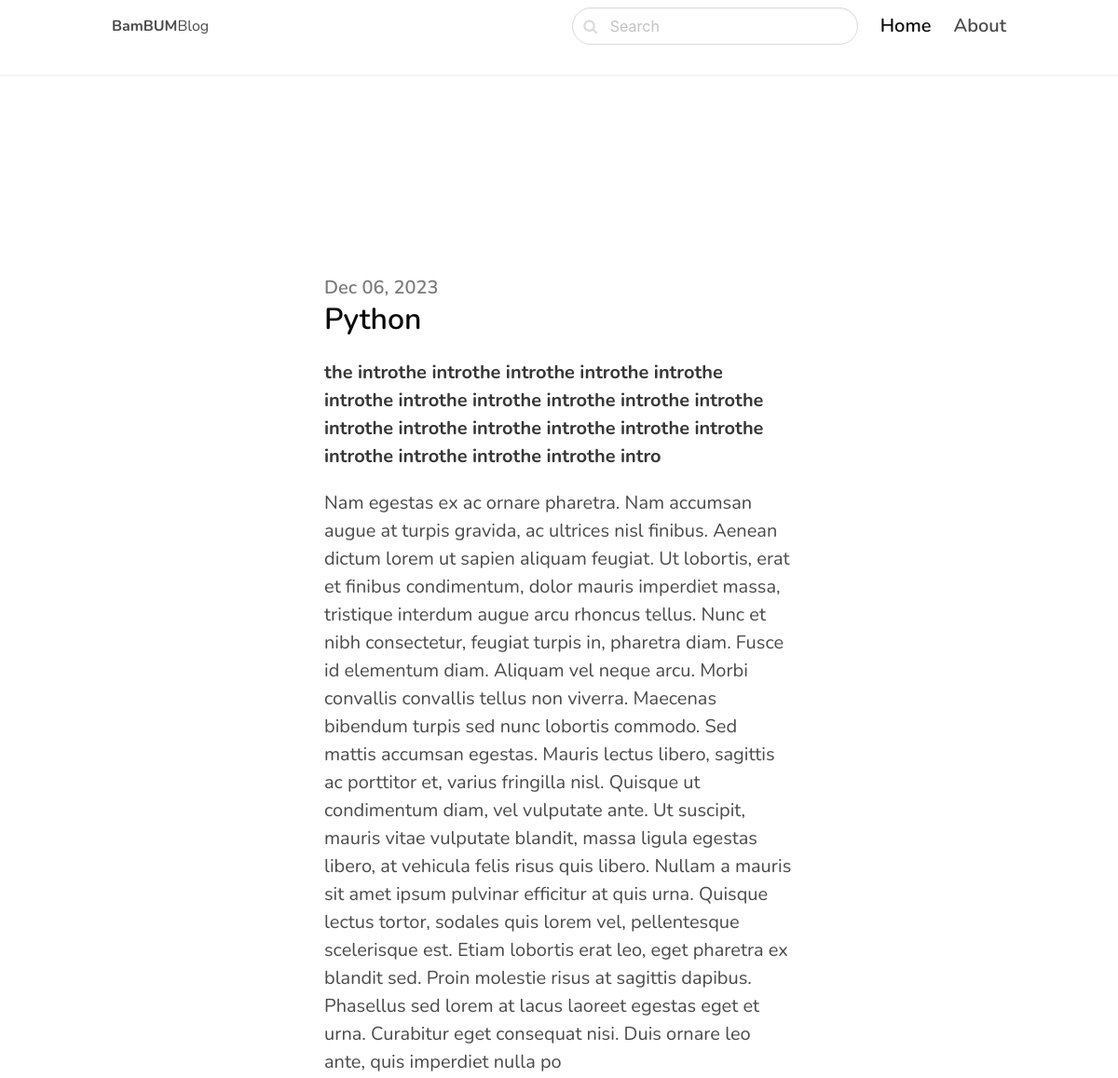
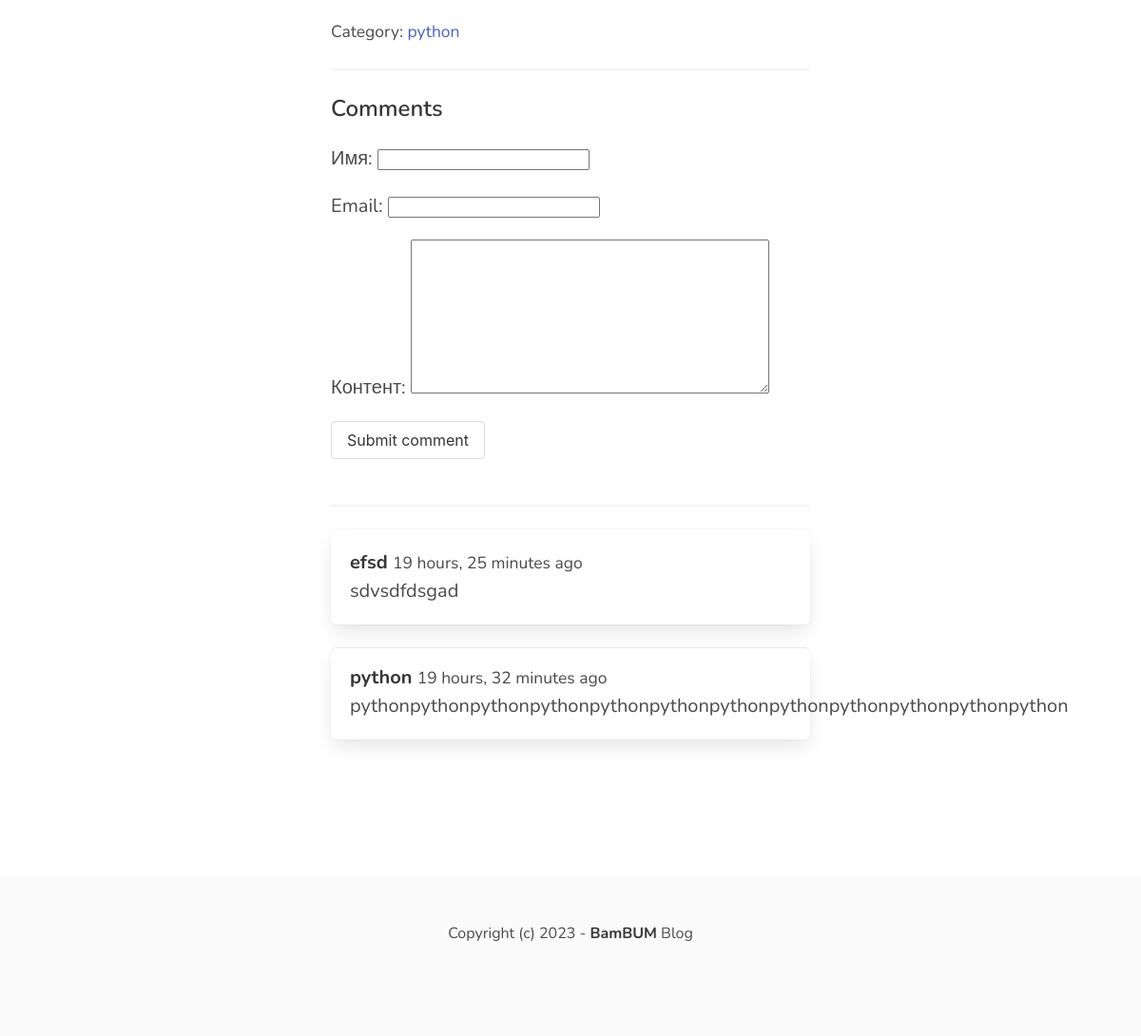
Screenshot of /python/python/ with the database file from the repository (2 pictures, top to bottom).
### blog/models.py (models this page shows, shortened)
class Post(models.Model):
    ACTIVE = 'active'
    DRAFT = 'draft'
    CHOICES_STATUS = (
        (ACTIVE, 'Active'),
        (DRAFT, 'Draft')
    )
    category = models.ForeignKey(Category, related_name='posts', on_delete=models.CASCADE)
    title = models.CharField(max_length=255, verbose_name='Заголовок:')
    slug = models.SlugField()
    intro = models.TextField(verbose_name="Вступление:")
    body = models.TextField(verbose_name="Содержимое:")
    created_at = models.DateTimeField(auto_now_add=True, verbose_name="Созданно в:")
    status = models.CharField(max_length=10, choices=CHOICES_STATUS, default=ACTIVE)
    image = models.ImageField(upload_to='uploads/', blank=True, null=True)
    class Meta():
        ordering = ('-created_at',)

class Category(models.Model):
    title = models.CharField(max_length=255, verbose_name='Заголовок:')
    slug = models.SlugField()
    class Meta:
        ordering = ('title',)
        verbose_name_plural = 'Categories'
    def __str__(self):
        return self.title.__str__()

class Comment(models.Model):
    post = models.ForeignKey(Post, related_name='comments', on_delete=models.CASCADE, )
    name = models.CharField(max_length=255, verbose_name='Имя:')
    email = models.EmailField(verbose_name='Email:')
    body = models.TextField(verbose_name='Контент:')
    created_at = models.DateTimeField(auto_now_add=True, verbose_name="Созданно в:")
    class Meta():
        ordering = ('-created_at',)

### blog/views.py (the view)
# urls.py: path('<slug:category_slug>/<slug:slug>/', views.detail, name='post_detail'),
def detail(request, category_slug, slug):
    post = get_object_or_404(Post, slug=slug, status=Post.ACTIVE)
    if request.method == 'POST':
        form = CommentForm(request.POST)
        if form.is_valid():
            comment = form.save(commit=False)
            comment.post = post
            comment.save()
            return redirect('post_detail', category_slug=category_slug, slug=slug)
    else:
        form = CommentForm
    return render(request, 'blog/detail.html', {'post': post, 'form': form})

### blog/templates/blog/detail.html (shortened to what this page needs)
{% extends 'core/base.html' %}
{% block content %}
 <section class="hero">
    <div class="hero-body">
      <div class="container">
          <section class="section">
              <div class="columns">
                <div class="column column is-8 is-offset-2">
                    <div class="content is-medium">
                        <h2 class="subtitle is-5 has-text-grey">{{ post.created_at|date:'M d, Y' }}</h2>
                        <h1 class="title has-text-black is-3">{{ post.title }}</h1>
                        <p class="has-text-dark">
                            <strong>
                                {{ post.intro }}
                            </strong>
                        </p>
                        <p>{{ post.body }}</p>
                        <p><small>Category: <a href="{% url 'category_detail' post.category.slug %}">{{ post.category }}</a></small></p>
                        <hr>
                        <h2 class="subtitle is-4">Comments</h2>
                        <form method="post" class="mb-6">
                            {{ form.as_p }}
                            <div class="field">
                                <div class="control">
                                    <button class="button is_success">Submit comment</button>
                                </div>
                            </div>
                        </form>
                        <hr>
                        {% for comment in post.comments.all %}
                            <article class="media box">
                                <div class="media-content">
                                    <strong>{{ comment.name }}</strong> <small>{{ comment.created_at|timesince }} ago</small>
                                    <br>
                                    {{ comment.body }}
                                </div>
                            </article>
                        {% endfor %}
                    </div>
                </div>
              </div>
          </section>
      </div>
    </div>
 </section>
{% endblock %}

### core/templates/core/base.html (style rules this page uses)
body { font-family: 'Nunito', sans-serif; }

### rows the page displays
Post: created_at "Dec 06, 2023", title "Python", intro "the introthe introthe introthe introthe introthe introthe introthe introthe introthe introthe introthe introthe introthe introthe introthe introthe introthe introthe introthe introthe introthe intro", body "Nam egestas ex ac ornare pharetra. Nam accumsan augue at turpis gravida, ac ultrices nisl finibus. Aenean dictum lorem ut sapien aliquam feugiat. Ut lobortis, erat et finibus condimentum, dolor mauris imperdiet massa, tristique interdum augue arcu rhoncus tellus. Nunc et nibh consectetur, feugiat turpis in, pharetra diam. Fusce id elementum diam. Aliquam vel neque arcu. Morbi convallis convallis tellus non viverra. Maecenas bibendum turpis sed nunc lobortis commodo. Sed mattis accumsan egestas. Mauris lectus libero, sagittis ac porttitor et, varius fringilla nisl. Quisque ut condimentum diam, vel vulputate ante. Ut suscipit, mauris vitae vulputate blandit, massa ligula egestas libero, at…", category "python"
Comment: name "efsd", created_at "19 hours, 25 minutes", body "sdvsdfdsgad"
Comment: name "python", created_at "19 hours, 32 minutes", body "pythonpythonpythonpythonpythonpythonpythonpythonpythonpythonpythonpython"
